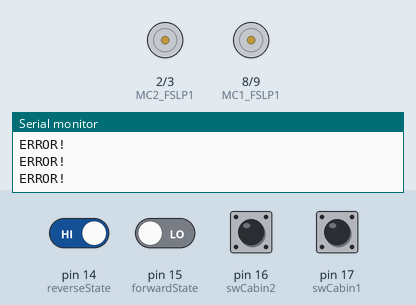
Recording of a sketch running on a simulated Arduino Uno, built with avr-gcc and run on an emulated ATmega328P. Shown: motor-driver pin pairs drawn as motors (green arrow = first pin HIGH = forward, orange = second pin HIGH = backward, longer = more drive), the last lines printed to the serial monitor. Inputs (shaded band) come from the test bench; at power-on: pin 14 (reverseState) HIGH, pin 15 (forwardState), pin 16 (swCabin2), pin 17 (swCabin1) LOW.

Above: at 1.2 s.
1.3 s: pin 16 (swCabin2) pulled HIGH for 0.15 s
At 2.0 s:
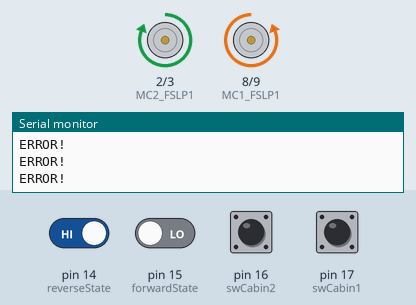
2.9 s: pin 17 (swCabin1) pulled HIGH for 0.15 s
At 3.3 s:
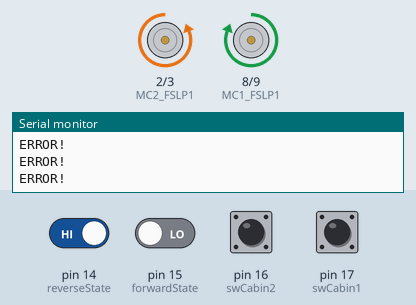
4.5 s: pin 16 (swCabin2) pulled HIGH for 1 s
At 5.7 s:
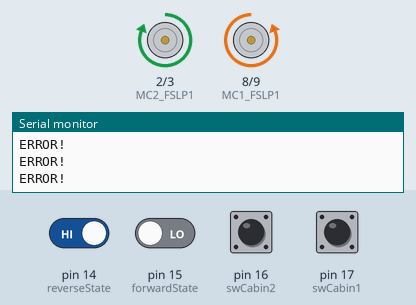
7.0 s: pin 17 (swCabin1) pulled HIGH for 1 s
At 7.5 s:
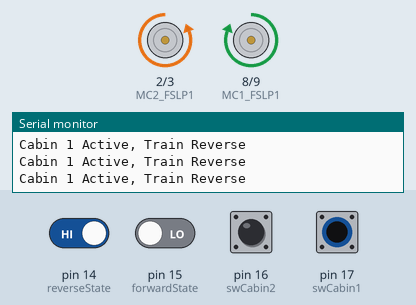
11.0 s: pin 16 (swCabin2) driven HIGH
At 11.9 s:
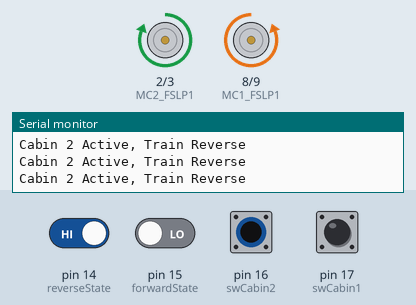
14.0 s: pin 14 (reverseState) driven LOW and pin 15 (forwardState) driven HIGH
At 15.3 s:
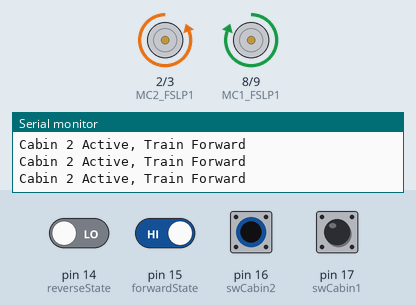
Timing chart, 0 to 16.9 s (numbered marks = the images above; inputs shaded):
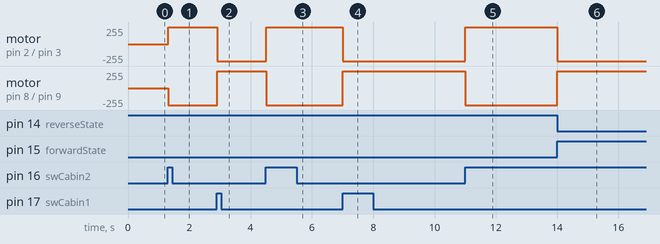

The sketch:

Cabin_selection.ino
```cpp
//MASTER
int MC2_FSLP1 = 2 ,MC2_FSLP2 = 3, MC2_SSLP1_GREEN = 4, MC2_SSLP1_RED = 5, MC2_SSLP2_GREEN = 6, MC2_SSLP2_RED = 7;
int MC1_FSLP1 = 8, MC1_FSLP2 = 9, MC1_SSLP1_GREEN = 10, MC1_SSLP1_RED = 11, MC1_SSLP2_GREEN = 12, MC1_SSLP2_RED = 13;
int swCabin1 = 17;
int swCabin2 = 16;
int forwardState = 15;
int reverseState = 14;
int cabinState1;
int cabinState2;
int forwardValue;
int reverseValue;

void setup() {
  pinMode(swCabin1,INPUT);
  pinMode(swCabin2,INPUT);
  pinMode(MC1_FSLP1,OUTPUT);
  pinMode(MC1_FSLP2,OUTPUT);
  pinMode(MC1_SSLP1_GREEN,OUTPUT);
  pinMode(MC1_SSLP1_RED,OUTPUT);
  pinMode(MC1_SSLP2_GREEN,OUTPUT);
  pinMode(MC1_SSLP2_RED,OUTPUT);
  pinMode(MC2_FSLP1,OUTPUT);
  pinMode(MC2_FSLP2,OUTPUT);
  pinMode(MC2_SSLP1_GREEN,OUTPUT);
  pinMode(MC2_SSLP1_RED,OUTPUT);
  pinMode(MC2_SSLP2_GREEN,OUTPUT);
  pinMode(MC2_SSLP2_RED,OUTPUT);
  Serial.begin(9600);
}


void loop() {
  cabinState1 = digitalRead(swCabin1);
  cabinState2 = digitalRead(swCabin2);
  forwardValue = digitalRead(forwardState);
  reverseValue = digitalRead(reverseState);

  if(cabinState1 == HIGH && cabinState2 == LOW && forwardValue == HIGH && reverseValue == LOW){//Cabin 1 Forward
    state1();
    state2();
    Serial.println("Cabin 1 Active, Train Forward");
  }
  else if(cabinState1 ==  HIGH && cabinState2 == LOW && forwardValue == LOW && reverseValue == HIGH){//Cabin 1 Reverse
    state3();
    state4();
    Serial.println("Cabin 1 Active, Train Reverse");
  }
  else if(cabinState1 ==  LOW && cabinState2 == HIGH && forwardValue == HIGH && reverseValue == LOW){//Cabin 2 Forward
    state3();
    state4();
    Serial.println("Cabin 2 Active, Train Forward");
  }
  else if(cabinState1 == LOW && cabinState2 == HIGH && forwardValue == LOW && reverseValue == HIGH){//Cabin 2 Reverse
    state1();
    state2();
    Serial.println("Cabin 2 Active, Train Reverse");
  }
  else Serial.println("ERROR!");
}

void state1(){//cabin 1 forward || cabin 2 reverse
  digitalWrite(MC1_FSLP1,LOW);
  digitalWrite(MC1_FSLP2,HIGH);
  digitalWrite(MC1_SSLP1_GREEN,LOW);
  digitalWrite(MC1_SSLP1_RED,LOW);
  digitalWrite(MC1_SSLP2_GREEN,LOW);
  digitalWrite(MC1_SSLP2_RED,LOW);
  //Serial.println("MASUK STATE 1");
}

void state2(){//cabin 1 forward || cabin 2 reverse
  digitalWrite(MC2_FSLP1,HIGH);
  digitalWrite(MC2_FSLP2,LOW);
  digitalWrite(MC2_SSLP1_GREEN,LOW);
  digitalWrite(MC2_SSLP1_RED,HIGH);
  digitalWrite(MC2_SSLP2_GREEN,HIGH);
  digitalWrite(MC2_SSLP2_RED,LOW);
  //Serial.println("MASUK STATE 2");
}

void state3(){//cabin 1 reverse || cabin 2 forward
  digitalWrite(MC1_FSLP1,HIGH);
  digitalWrite(MC1_FSLP2,LOW);
  digitalWrite(MC1_SSLP1_GREEN,LOW);
  digitalWrite(MC1_SSLP1_RED,HIGH);
  digitalWrite(MC1_SSLP2_GREEN,HIGH);
  digitalWrite(MC1_SSLP2_RED,LOW);
  //Serial.println("MASUK STATE 3");
}

void state4(){//cabin 1 reverse || cabin 2 forward
  digitalWrite(MC2_FSLP1,LOW);
  digitalWrite(MC2_FSLP2,HIGH);
  digitalWrite(MC2_SSLP1_GREEN,LOW);
  digitalWrite(MC2_SSLP1_RED,LOW);
  digitalWrite(MC2_SSLP2_GREEN,LOW);
  digitalWrite(MC2_SSLP2_RED,LOW);
  //Serial.println("MASUK STATE 4");
}
```

Measured:
- after the input at 1.3 s, motor on pin 2 (MC2_FSLP1) / pin 3 (MC2_FSLP2): stopped → forward 255/255 at once; motor on pin 8 (MC1_FSLP1) / pin 9 (MC1_FSLP2): stopped → backward 255/255 at once
- after the input at 2.9 s, motor on pin 2 (MC2_FSLP1) / pin 3 (MC2_FSLP2): forward 255/255 → backward 255/255 at once; motor on pin 8 (MC1_FSLP1) / pin 9 (MC1_FSLP2): backward 255/255 → forward 255/255 at once
- after the input at 4.5 s, motor on pin 2 (MC2_FSLP1) / pin 3 (MC2_FSLP2): backward 255/255 → forward 255/255 at once; motor on pin 8 (MC1_FSLP1) / pin 9 (MC1_FSLP2): forward 255/255 → backward 255/255 at once
- after the input at 7.0 s, motor on pin 2 (MC2_FSLP1) / pin 3 (MC2_FSLP2): forward 255/255 → backward 255/255 at once; motor on pin 8 (MC1_FSLP1) / pin 9 (MC1_FSLP2): backward 255/255 → forward 255/255 at once
- after the input at 11.0 s, motor on pin 2 (MC2_FSLP1) / pin 3 (MC2_FSLP2): backward 255/255 → forward 255/255 at once; motor on pin 8 (MC1_FSLP1) / pin 9 (MC1_FSLP2): forward 255/255 → backward 255/255 at once
- after the input at 14.0 s, motor on pin 2 (MC2_FSLP1) / pin 3 (MC2_FSLP2): forward 255/255 → backward 255/255 at once; motor on pin 8 (MC1_FSLP1) / pin 9 (MC1_FSLP2): backward 255/255 → forward 255/255 at once
